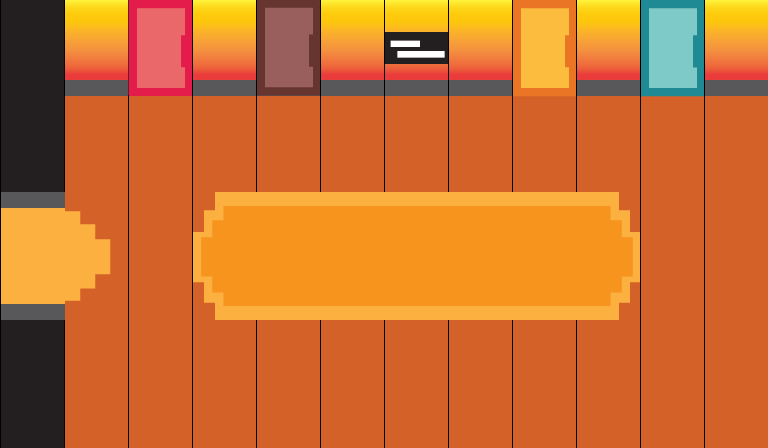

A 2D game scene composited from a Tiled map and its tileset images. What follows is a short description and the map's XML, with every tile layer's data as written:
An orthogonal 12x7 tile map with 64x64 px tiles, 3 tile layers (Tile Layer 2, Tile Layer 3, Tile Layer 1) and 6 objects.

<map version="1.0" tiledversion="1.1.6" orientation="orthogonal" renderorder="right-down" width="12" height="7" tilewidth="64" tileheight="64" infinite="0" nextobjectid="7">
 <tileset firstgid="1" source="sprite_v2.tsx" />
 <layer name="Tile Layer 2" width="12" height="7">
  <data encoding="csv">
0,444,444,444,444,444,444,444,444,444,444,444,
0,449,449,449,449,449,449,449,449,449,449,449,
0,449,449,449,449,449,449,449,449,449,449,449,
446,449,449,449,449,449,449,449,449,449,449,449,
455,449,449,449,449,449,449,449,449,449,449,449,
0,449,449,449,449,449,449,449,449,449,449,449,
0,449,449,449,449,449,449,449,449,449,449,449
</data>
 </layer>
 <layer name="Tile Layer 3" width="12" height="7">
  <data encoding="csv">
0,0,0,0,0,0,0,0,0,0,0,0,
0,453,453,453,453,453,453,453,453,453,453,453,
0,0,0,0,0,0,0,0,0,0,0,0,
0,447,0,470,471,472,473,474,474,475,0,0,
0,456,0,479,480,481,482,483,483,484,0,0,
0,0,0,0,0,0,0,0,0,0,0,0,
0,0,0,0,0,0,0,0,0,0,0,0
</data>
 </layer>
 <layer name="Tile Layer 1" width="12" height="7" locked="1">
  <data encoding="csv">
1,0,19,0,21,0,27,0,23,0,25,0,
1,0,28,0,30,0,0,0,32,0,34,0,
1,0,0,0,0,0,0,0,0,0,0,0,
0,0,0,0,0,0,0,0,0,0,0,0,
0,0,0,0,0,0,0,0,0,0,0,0,
1,0,0,0,0,0,0,0,0,0,0,0,
1,0,0,0,0,0,0,0,0,0,0,0
</data>
 </layer>
 <objectgroup name="Object Layer 1" locked="1">
  <object id="1" x="0" y="0" width="768" height="96" />
  <object id="2" x="758.667" y="1.33333" width="66.6667" height="458.667" />
  <object id="3" x="1.33332" y="46.6668" width="66.6667" height="165.333" />
  <object id="4" x="-57.3334" y="178.667" width="66.6667" height="165.333" />
  <object id="5" x="-1.33335" y="297.333" width="66.6667" height="165.333" />
  <object id="6" x="25.3333" y="438.667" width="768" height="26.6667" />
 </objectgroup>
</map>
